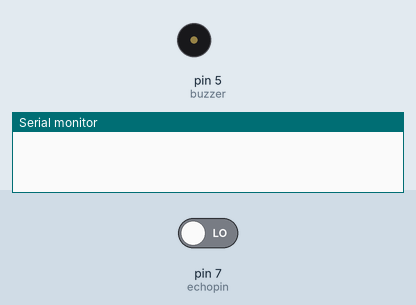
Recording of a sketch running on a simulated Arduino Uno, built with avr-gcc and run on an emulated ATmega328P. On the bench: buzzer (waves = sounding, pin HIGH), the last lines printed to the serial monitor. The inputs (shaded band) are chosen by the test bench; at power-on: pin 7 (echopin) LOW. Pins used as bus, display or sensor lines are not drawn.

Above: at 0.1 s.
At 1.2 s:
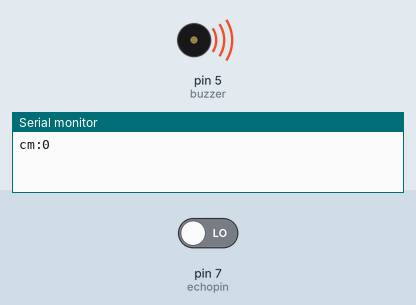
Timing chart, 0 to 2.7 s (numbered marks = the images above):
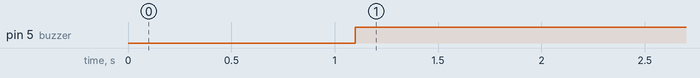

Measured:
- by itself, pin 5 (buzzer): LOW → HIGH at 1.1 s

The sketch:

DISTANCE_SENSING_ULTRASONIC_BUZZER_BEEP.ino
```cpp
#define buzzer 5 // this pin use for Alarm
#define echopin 7 // echo pin
#define trigpin 8 // Trigger pin
int Alarm=1;
int cm; // Duration used to calculate distance
void setup(){ // put your setup code here, to run once
Serial.begin(9600);// initialize serial communication at 9600 bits per second:
pinMode(buzzer, OUTPUT); //declare buzzer as output
pinMode(trigpin, OUTPUT); // declare ultrasonic sensor Echo pin as input
pinMode(echopin, INPUT);  // declare ultrasonic sensor Trigger pin as Output
delay(100);
}

void loop(){
// Write a pulse to the HC-SR04 Trigger Pin
digitalWrite(trigpin, LOW);
delayMicroseconds(2);
digitalWrite(trigpin, HIGH);
delayMicroseconds(10);
// Measure the response from the HC-SR04 Echo Pin
long ultra_time = pulseIn (echopin, HIGH);
  // Determine distance from duration
  // Use 343 metres per second as speed of sound
cm =  ultra_time / 29 / 2;
Serial.print("cm:");Serial.println(cm);
if(cm>=10 && cm<=100){
int d = map(cm, 10, 100, 20, 2000);
if(Alarm==1)digitalWrite(buzzer, HIGH);   // Turn on Buzzer
delay(100);
digitalWrite(buzzer, LOW); // Turn off Buzzer
delay(d);
}
if(cm<10){
if(Alarm==1)digitalWrite(buzzer, HIGH);   // Turn on Buzzer
}
if(cm>100){
digitalWrite(buzzer, LOW); // Turn off Buzzer
}
delay(10);
}
```
